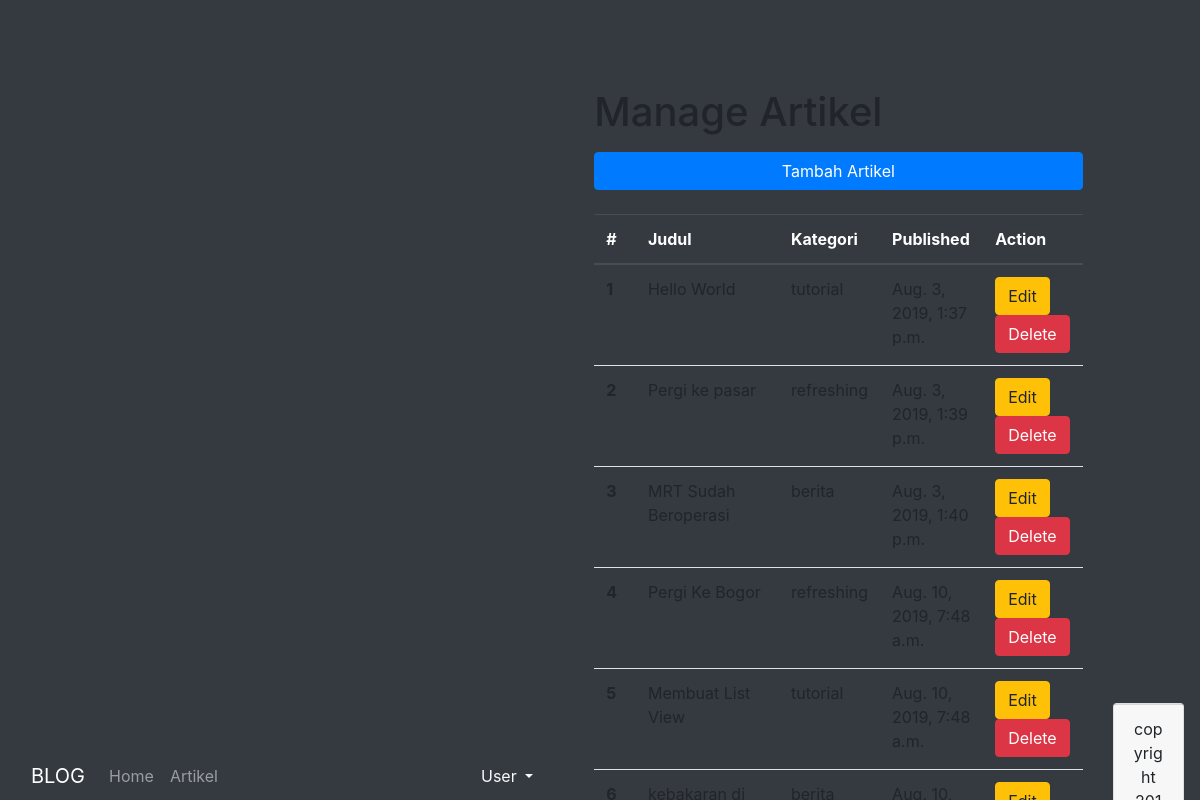
Screenshot of /artikel/manage/ with the database file from the repository.
### artikel/models.py (models this page shows, shortened)
class Artikel(models.Model):
	judul = models.CharField(max_length=255)
	isi = models.TextField()
	kategori = models.CharField(max_length=255)
	published = models.DateTimeField(auto_now_add=True)
	updated = models.DateTimeField(auto_now=True)
	slug = models.SlugField(blank=True, editable=False)

### artikel/views.py (the view)
class ArtikelManageView(ListView):
	model = Artikel
	template_name = "artikel/artikel_manage.html"
	context_object_name = 'artikel_list'

### artikel/templates/artikel/artikel_manage.html (shortened to what this page needs)
{% extends "base.html" %}
{% block contents %}
	<h1>Manage Artikel</h1>
	<a class="btn btn-primary btn-block mt-3" href="{% url 'artikel:create' %}">Tambah Artikel</a>
	<table class="table mt-4">
		<thead class="thead-dark">
			<tr>
				<th scope="col">#</th>
				<th scope="col">Judul</th>
				<th scope="col">Kategori</th>
				<th scope="col">Published</th>
				<th scope="col">Action</th>
			</tr>
		</thead>
		<tbody>
			{% for artikel in artikel_list %}
				<tr>
					<th scope="row">{{forloop.counter}}</th>
					<td>{{artikel.judul}}</td>
					<td>{{artikel.kategori}}</td>
					<td>{{artikel.published}}</td>
					<td>
						<a href="{% url 'artikel:update' artikel.id %}" class="btn btn-warning">Edit</a>
						<a href="{% url 'artikel:delete' artikel.id %}" class="btn btn-danger">Delete</a>
					</td>
				</tr>
			{% endfor %}
		</tbody>
	</table>
{% endblock contents %}

### templates/base.html (shortened to what this page needs)
{% load static %}
<!DOCTYPE html>
<html lang="en">
<head>
	{% include "snippets/styles.html" %}
</head>
<body>
	{% include "snippets/navbar.html" %}
	<div class="container" style="margin-top:80px">
		<div class="container-fluid">
			<div class="mb-5">
				{% block contents %}
				{% endblock contents %}
			</div>
		</div>
	</div>
	<div class="card text-center">
		<div class="card-footer">
			copyright 2019
		</div>
	</div>
</body>
</html>

### templates/snippets/styles.html
{% load static %}
<link rel="stylesheet" href="{% static 'vendor/bootstrap/css/bootstrap.min.css' %}">

### templates/snippets/navbar.html (shortened to what this page needs)
{% load static %}
<div class="navbar fixed-top navbar-expand-lg navbar-dark bg-dark">
	<div class="container">
		<a class="navbar-brand" href="{% url 'home' %}">BLOG</a>
		<div class="collapse navbar-collapse" id="navbarNavDropdown">
			<ul class="navbar-nav">
				<li class="nav-item">
					<a class="nav-link" href="{% url 'home' %}">Home</a>
				</li>
				<li class="nav-item">
					<a class="nav-link" href="{% url 'artikel:list' 1 %}">Artikel</a>
				</li>
			</ul>
			<div class="nav-item dropdown ml-auto">
				<a class="nav-link dropdown-toggle text-light" href="#" id="navbarDropdownMenuLink" role="button"
					data-toggle="dropdown" aria-haspopup="true" aria-expanded="false">
					User
				</a>
			</div>
		</div>
	</div>

### templates/snippets/scripts.html (shortened to what this page needs)
{% load static %}

### rows the page displays
Artikel: judul "Hello World", kategori "tutorial", published "Aug. 3, 2019, 1:37 p.m."
Artikel: judul "Pergi ke pasar", kategori "refreshing", published "Aug. 3, 2019, 1:39 p.m."
Artikel: judul "MRT Sudah Beroperasi", kategori "berita", published "Aug. 3, 2019, 1:40 p.m."
Artikel: judul "Pergi Ke Bogor", kategori "refreshing", published "Aug. 10, 2019, 7:48 a.m."
Artikel: judul "Membuat List View", kategori "tutorial", published "Aug. 10, 2019, 7:48 a.m."
